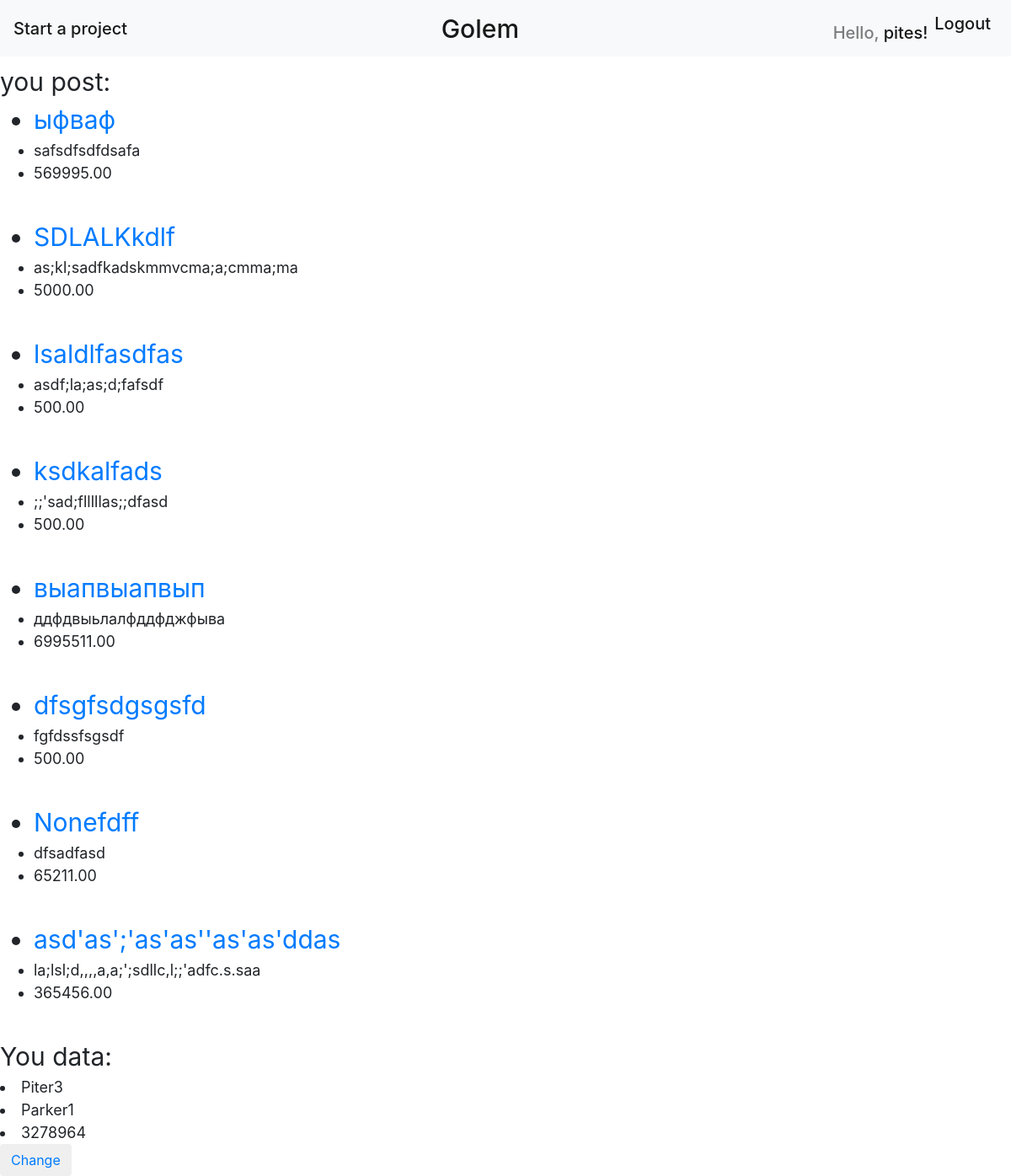
/accounts/profile/ (signed in), run on the app's committed database.
### projectplace/models.py (models this page shows, shortened)
class Post(models.Model):
    author = models.ForeignKey('auth.User', on_delete=models.CASCADE)
    title = models.CharField(max_length=255, unique=True, default="None")
    category = models.CharField(max_length=6, choices=CATEGORY_CHOICES, default="Other")
    body = models.TextField()
    created_at = models.DateTimeField(auto_now_add=True)
    value = models.DecimalField(decimal_places=2, max_digits=30, default=0)
    image = models.ImageField(upload_to='img', height_field=None, width_field=None, max_length=100, default='Def_img.png')

class UserConnect(models.Model):
    user = models.OneToOneField(User, on_delete=models.CASCADE)
    stripe_account = models.CharField(max_length=100, default='None_imput')

### projectplace/views.py (the view)
# urls.py: url(r'^accounts/profile/', Profile.as_view(), name='profile'),
class Profile(TemplateView):
    template_name = 'projectplace/profile.html'
    def get_context_data(self, **kwargs):
        context = super(Profile, self).get_context_data(**kwargs)
        user_posts = Post.objects.filter(
            author=self.request.user
        )
        user_stripe = UserConnect.objects.filter(user_id=self.request.user.pk)
        name_first_last = User.objects.filter(username=self.request.user)
        context['posts'] = user_posts
        context['stripe'] = user_stripe
        context['extradata'] = name_first_last
        return context

### projectplace/templates/projectplace/profile.html (shortened to what this page needs)
{% extends 'projectplace/base.html' %}
{% load bootstrap %}
{% block content %}
          <div style="font-size: 30px;">you post:</div>
        {% for post in posts %}
            <ul>
                <li id="count_collor1" style="font-size: 30px;"><a href="{% url 'post_detail' pk=post.pk %}">{{ post.title |linebreaksbr}}</a></li>
                <li style="font-size: 18px;">{{ post.body }}</li>
                <li style="font-size: 18px;">{{ post.value}} </li>
        </ul>
        <br>
        {% endfor %}
          <div style="font-size: 30px;">You data:</div>
                <li style="font-size: 18px;">{{ extradata.get.first_name }}</li>
                <li style="font-size: 18px;">{{ extradata.get.last_name}} </li>
                <li style="font-size: 18px;">{{ stripe.get.stripe_account }}</li>
<button type="submit" class="save btn btn-default"><a href="{% url 'imp_extradata' %}">Change</a></button>
{% endblock %}

### projectplace/templates/projectplace/base.html (shortened to what this page needs)
{% load static %}
<html lang="en">
    <head>
        <link rel="stylesheet" href="https://stackpath.bootstrapcdn.com/bootstrap/4.1.3/css/bootstrap.min.css">
        <link rel="stylesheet" type="text/css" href="{% static 'css/title.css' %}">
    </head>
    <body>
        <h1>
            <nav class="navbar navbar-expand-lg navbar-light bg-light">
                {% if user.is_authenticated %}
              <div class="collapse navbar-collapse" id="navbarSupportedContent">
                <ul class="navbar-nav mr-auto">
                  <a class="navbar-brand" href="{% url 'post_new' %}">Start a project</a>
                </ul>
                  </div>
                {% endif %}
                  <div class="collapse navbar-collapse" id="navbarTogglerDemo01">
            <a class="navbar-brand" href="/" style="font-size: 30px">Golem</a>
            <ul class="navbar-nav ml-auto">
                {% if user.is_authenticated %}
              <li class="nav-item active">
                 <span class="navbar-text" style="font-size: 20px">Hello, <a href="{% url 'profile' %}">{{user.username}}!</a></span>
              </li>
              <li class="nav-item active">
                <a class="nav-link" href="{% url 'logout' %}" style="font-size: 20px">Logout</a>
              </li>
                {% endif %}
            </ul>
              </div>
            </nav>
        </h1>
    {% block content %}
    {% endblock %}
    </body>
</html>

### data on the page
Post: title "ыфваф", body "safsdfsdfdsafa", value "569995.00"
Post: title "SDLALKkdlf", body "as;kl;sadfkadskmmvcma;a;cmma;ma", value "5000.00"
Post: title "lsaldlfasdfas", body "asdf;la;as;d;fafsdf", value "500.00"
Post: title "ksdkalfads", body ";;'sad;flllllas;;dfasd", value "500.00"
Post: title "выапвыапвып", body "ддфдвыьлалфддфджфыва", value "6995511.00"
Post: title "dfsgfsdgsgsfd", body "fgfdssfsgsdf", value "500.00"
Post: title "Nonefdff", body "dfsadfasd", value "65211.00"
Post: title "asd'as';'as'as''as'as'ddas", body "la;lsl;d,,,,a,a;';sdllc,l;;'adfc.s.saa", value "365456.00"
UserConnect: get.stripe_account "3278964"

### other printed values
{{ user.username }} "pites"
{{ extradata.get.first_name }} "Piter3"
{{ extradata.get.last_name }} "Parker1"
